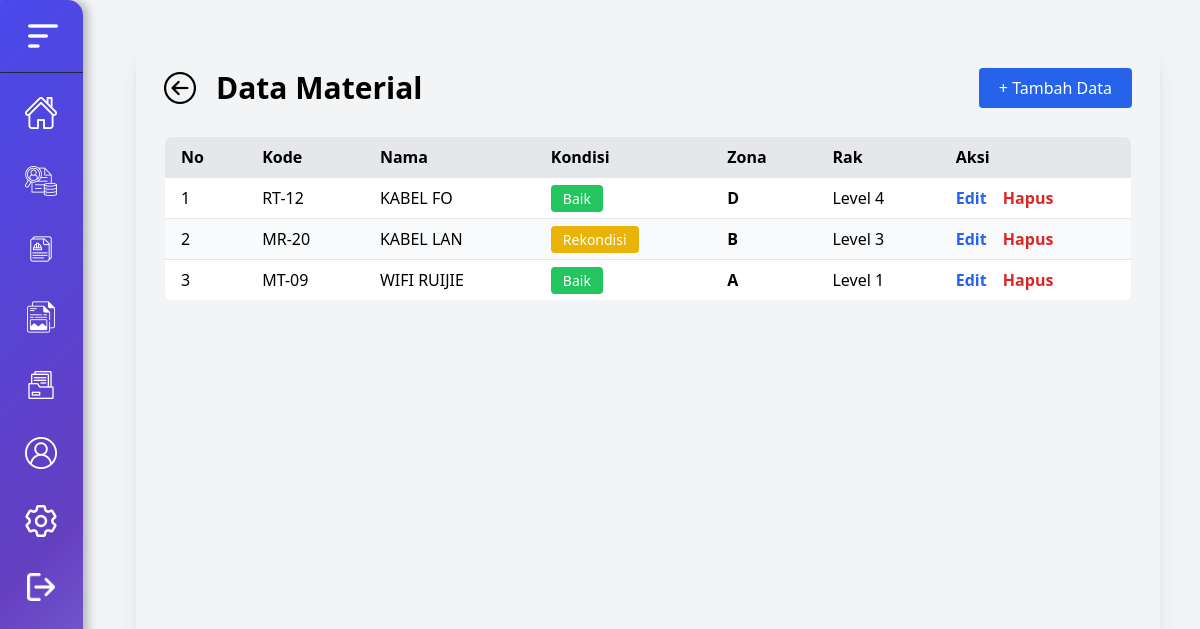
Page /pages/data_material.php on the committed database.
### tables this page shows
CREATE TABLE `data_material` (
  `id` int NOT NULL,
  `kode` varchar(5) NOT NULL,
  `nama` varchar(50) NOT NULL,
  `kondisi` enum('Baik','Dismantle','Rekondisi','Ex project') NOT NULL,
  `zona` enum('A','B','C','D') NOT NULL,
  `rak` enum('Level 1','Level 2','Level 3','Level 4') NOT NULL
);

### pages/data_material.php (the view, shortened to what this page needs)
<?php
require_once "../config/conn.php";
$query = "SELECT * FROM data_material ORDER BY id DESC";
$result = mysqli_query($conn, $query);
?>
<!DOCTYPE html>
<html lang="en">
<head>
  <script src="https://cdn.tailwindcss.com"></script>
</head>
<body class="min-h-screen flex bg-gray-100">
  <div id="sidebar" class="sidebar z-10 fixed top-0 left-0 w-24 flex-shrink-0 h-screen text-white shadow-md flex flex-col items-center overflow-hidden transition-all duration-300 ease-in-out
                          bg-[linear-gradient(135deg,_#4949ec_0%,_#643fc0_50%,_#a8abff_100%)]">
    <div class="w-full mb-4 flex justify-center items-center border-b border-gray-800 pl-4 py-4">
      <button id="toggleSidebar" class="flex items-center justify-center w-full">
        <img id="image" src="../assets/iconweb/menu.png" alt="logo" class="w-10 invert brightness-0">
      </button>
    </div>
    <ul class="w-full flex flex-col gap-5 items-start">
      <li class="p-2 pl-5 w-full flex justify-center cursor-pointer sidebar-item
                hover:bg-[#7b61ff33] hover:scale-[1.03] transition-all duration-200 ease-out">
        <a href="dashboard.php" class="flex justify-center items-center">
          <img class="h-8 w-8 invert brightness-0" src="../assets/iconweb/home.png" alt="">
        </a>
      </li>
      <li class="p-2 pl-5 w-full flex justify-center cursor-pointer sidebar-item
                hover:bg-[#7b61ff33] hover:scale-[1.03] transition-all duration-200 ease-out">
        <a href="laporan.php" class="flex justify-center items-center">
          <img class="h-8 w-8 invert brightness-0" src="../assets/iconweb/customer-data.png" alt="">
        </a>
      </li>
      <li class="p-2 pl-5 w-full flex justify-center cursor-pointer sidebar-item
                hover:bg-[#7b61ff33] hover:scale-[1.03] transition-all duration-200 ease-out">
        <a href="penilaian_petugas.php" class="flex justify-center items-center">
          <img class="h-8 w-8 invert brightness-0" src="../assets/iconweb/work.png" alt="">
        </a>
      </li>
      <li class="p-2 pl-5 w-full flex justify-center cursor-pointer sidebar-item
                hover:bg-[#7b61ff33] hover:scale-[1.03] transition-all duration-200 ease-out">
        <a href="material.php" class="flex justify-center items-center">
          <img class="h-8 w-8 invert brightness-0" src="../assets/iconweb/image.png" alt="">
        </a>
      </li>
      <li class="p-2 pl-5 w-full flex justify-center cursor-pointer sidebar-item
                hover:bg-[#7b61ff33] hover:scale-[1.03] transition-all duration-200 ease-out">
        <a href="data_material.php" class="flex justify-center items-center">
          <img class="h-8 w-8 invert brightness-0" src="../assets/iconweb/folder.png" alt="">
        </a>
      </li>
      <li class="p-2 pl-5 w-full flex justify-center cursor-pointer sidebar-item
                hover:bg-[#7b61ff33] hover:scale-[1.03] transition-all duration-200 ease-out">
        <a href="#" class="flex justify-center items-center">
          <img class="h-8 w-8 invert brightness-0" src="../assets/iconweb/user.png" alt="">
        </a>
      </li>
      <li class="p-2 pl-5 w-full flex justify-center cursor-pointer sidebar-item
                hover:bg-[#7b61ff33] hover:scale-[1.03] transition-all duration-200 ease-out">
        <a href="#" class="flex justify-center items-center">
          <img class="h-8 w-8 invert brightness-0" src="../assets/iconweb/setting.png" alt="">
        </a>
      </li>
      <li class="p-2 pl-5 w-full flex justify-center cursor-pointer sidebar-item
                hover:bg-[#7b61ff33] hover:scale-[1.03] transition-all duration-200 ease-out">
        <a href="../config/logout.php" class="flex justify-center items-center">
          <img class="h-7 w-7 invert brightness-0" src="../assets/iconweb/logout.png" alt="">
        </a>
      </li>
    </ul>
  </div>
  <div class="main flex justify-center items-center flex-1 min-h-screen bg-gray-100 pl-24 transition-all duration-300">
    <div class="card min-h-screen rounded-lg shadow-xl m-10 p-7 w-full relative">
      <div class="flex items-center justify-between gap-5 mb-7">
        <div class="flex items-center gap-5">
          <a href="dashboard.php">
            <img class="h-8 w-8" src="../assets/iconweb/back-button.png" alt="">
          </a>
          <h1 class="text-3xl font-semibold">Data Material</h1>
        </div>
        <button id="addBtn" class="bg-blue-600 text-white px-5 py-2 rounded hover:bg-blue-700 transition duration-200">
          + Tambah Data
        </button>
      </div>
      <div class="content">
        <div class="left">
          <table class="w-full border border-gray-300 rounded-lg overflow-hidden">
            <thead>
              <tr class="bg-gray-200 text-left">
                <th class="px-4 py-2 border-b">No</th>
                <th class="px-4 py-2 border-b">Kode</th>
                <th class="px-4 py-2 border-b">Nama</th>
                <th class="px-4 py-2 border-b">Kondisi</th>
                <th class="px-4 py-2 border-b">Zona</th>
                <th class="px-4 py-2 border-b">Rak</th>
                <th class="px-4 py-2 border-b">Aksi</th>
              </tr>
            </thead>
            <tbody>
              <?php
              $no = 1;
              mysqli_data_seek($result, 0);
              while ($row = mysqli_fetch_assoc($result)):
              ?>
              <tr class="odd:bg-white even:bg-gray-50 hover:bg-gray-100 cursor-pointer">
                <td class="px-4 py-2 border-b"><?php echo $no; ?></td>
                <td class="px-4 py-2 border-b"><?php echo htmlspecialchars($row['kode']); ?></td>
                <td class="px-4 py-2 border-b"><?php echo htmlspecialchars($row['nama']); ?></td>
                <td class="px-4 py-2 border-b">
                  <span class="px-3 py-1 rounded text-white text-sm
                    <?php
                      if ($row['kondisi'] == 'Baik') echo 'bg-green-500';
                      elseif ($row['kondisi'] == 'Dismantile') echo 'bg-red-500';
                      elseif ($row['kondisi'] == 'Rekondisi') echo 'bg-yellow-500';
                      else echo 'bg-gray-500';
                    ?>">
                    <?php echo htmlspecialchars($row['kondisi']); ?>
                  </span>
                </td>
                <td class="px-4 py-2 border-b font-semibold"><?php echo htmlspecialchars($row['zona']); ?></td>
                <td class="px-4 py-2 border-b"><?php echo htmlspecialchars($row['rak']); ?></td>
                <td class="px-4 py-2 border-b">
                  <button class="editBtn text-blue-600 hover:text-blue-800 font-semibold mr-3" data-id="<?php echo $row['id']; ?>">
                    Edit
                  </button>
                  <button class="deleteBtn text-red-600 hover:text-red-800 font-semibold" data-id="<?php echo $row['id']; ?>">
                    Hapus
                  </button>
                </td>
              </tr>
              <?php $no++; endwhile; ?>
            </tbody>
          </table>
        </div>
      </div>
    </div>
  </div>
</body>
</html>

### pages/data_material.php (style rules this page uses)
#sidebar { box-shadow: 5px 0 10px rgba(0, 0, 0, 0.25); border-radius: 15px; margin-left: -13px; }

### rows in the picture
data_material: kode "RT-12", nama "KABEL FO", kondisi "Baik", zona "D", rak "Level 4"
data_material: kode "MR-20", nama "KABEL LAN", kondisi "Rekondisi", zona "B", rak "Level 3"
data_material: kode "MT-09", nama "WIFI RUIJIE", kondisi "Baik", zona "A", rak "Level 1"
